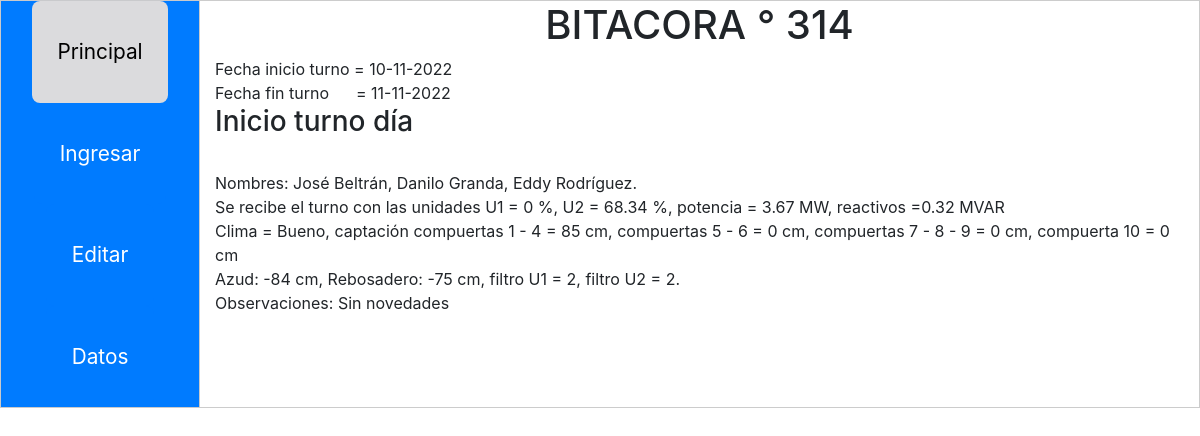
The page / on the database its author committed.
### tables this page shows
CREATE TABLE `crearturnodia` (
  `id` int(11) NOT NULL,
  `event` timestamp NOT NULL DEFAULT current_timestamp() ON UPDATE current_timestamp(),
  `fechaInicioTurno` varchar(10) NOT NULL,
  `fechaFinTurno` varchar(10) NOT NULL,
  `horaInicioTurno` varchar(10) NOT NULL,
  `horaFinTurno` varchar(10) NOT NULL,
  `clima` varchar(10) NOT NULL,
  `numeroBitacora` int(10) NOT NULL,
  `horaRecibeTurno` varchar(10) NOT NULL,
  `nombres` text NOT NULL,
  `potencia` varchar(10) NOT NULL,
  `reactivos` varchar(10) NOT NULL,
  `alabesU1` varchar(10) NOT NULL,
  `alabesU2` varchar(10) NOT NULL,
  `filtroU1` int(11) NOT NULL,
  `filtroU2` int(11) NOT NULL,
  `c1c4` varchar(10) NOT NULL,
  `c5c6` varchar(10) NOT NULL,
  `c7c9` varchar(10) NOT NULL,
  `c10` varchar(10) NOT NULL,
  `observaciones` text NOT NULL,
  `turnoCreado` varchar(4) DEFAULT NULL,
  `azud` varchar(10) DEFAULT NULL,
  `rebosadero` varchar(10) DEFAULT NULL
);

### Funciones/funciones.php (called while the page is built, shortened)
<?php
function nombresFormato($aux){
  $aux = trim($aux);
  $variable ="";
  if(substr_count($aux, ',') != 0)
  {
    for($i = 0; $i<substr_count($aux, ','); $i++)
    {
      $variable = str_replace(",",", ",$aux);
      $aux = $variable ;
    }
    return textCorrect($variable);
  }
}
function textCorrect($text){
    $textTim = trim($text);
    $ultimaLetra = substr($textTim, -1);
    if($ultimaLetra === ",")
    {
      return substr($textTim,0, -1).".";
    }
    else
    {
      return $textTim.".";
    }
}
function getDateFun($condicion,$sumarDias){
  $validarDia = intval(date('d')+$sumarDias);
  if($validarDia <= 9){
    $dia = "0".$validarDia;
  }
  else
  {
    $dia = $validarDia;
  }
    if($condicion)
    {
      $fechaComparar  = $dia ."-".date('m')."-".date('Y');
    }
    else
    {
      $fechaComparar  = intval(date('d')) ."-".date('m')."-".date('Y');
    }
    return $fechaComparar;
}
?>

### index.php (the view, shortened to what this page needs)
<!DOCTYPE html>
<html>
<head>
    <link rel="stylesheet" href="https://unpkg.com/gijgo@1.9.13/css/gijgo.min.css" type="text/css" />
    <link rel="stylesheet" href="https://maxcdn.bootstrapcdn.com/bootstrap/4.0.0/css/bootstrap.min.css">
    <link rel="stylesheet" type="text/css" href="Estilos/style.css">
    <link href="https://cdn.jsdelivr.net/gh/gitbrent/bootstrap4-toggle@3.6.1/css/bootstrap4-toggle.min.css" rel="stylesheet">
    <link rel="stylesheet" href="https://stackpath.bootstrapcdn.com/bootstrap/4.3.1/css/bootstrap.min.css">
</head>
<body>
    <div class="container-fluid">
        <div class="divPrincipal">
            <div class="row">
                <div class="tab col-2 d-flex ">
                    <button class="tablinks" onclick="openMenu(event, 'Principal')" id="defaultOpen">Principal</button>
                    <button class="tablinks" onclick="openMenu(event, 'Ingresar')">Ingresar</button>
                    <button class="tablinks" onclick="openMenu(event, 'Editar')">Editar</button>
                    <button class="tablinks" onclick="openMenu(event, 'Datos')">Datos</button>
                </div>
                <div id="Principal" class="tabcontent col-10">
                    <?php
                    require_once('Funciones/funciones.php');
                    include('./conexionBaseDatos/connexionCrearTurno.php');
                    include('./conexionBaseDatos/conexionDia.php');
                    $resultadoBaseDatos = $conexionCrearTurno->query("SELECT * FROM crearturnodia WHERE id=(SELECT MAX(id) FROM crearturnodia)");
                    $row = $resultadoBaseDatos->fetch_assoc();
                    $numeroBitacora = $row['numeroBitacora'];
                    $yearDate = date('Y');
                    $aux = $row['nombres'];
                    $resultadoBaseDatosFinal = $conexionTurnoDia->query("SELECT * FROM finturnonoche WHERE (numBitacora ='$numeroBitacora' AND YEAR(event)='$yearDate')");
                    $fila = $resultadoBaseDatosFinal->fetch_assoc();
                    $turnoNoche = isset($fila['guardarTurno']);
                    $primerTurnoCreado = $row['turnoCreado'];
                    $fechaInicioTurnoBaseDatos = $row['fechaInicioTurno'];
                    $fechaFinalTurnoBaseDatos = $row['fechaFinTurno'];
                    $fechaInicioServidor  = getDateFun(true, 0);
                    $condicionUno         = ($fechaInicioServidor === $fechaInicioTurnoBaseDatos || $fechaInicioServidor === $fechaFinalTurnoBaseDatos) && $turnoNoche != 'Fin';
                    if ($condicionUno && $primerTurnoCreado === 'Ok' && $primerTurnoCreado === 'Ok') {
                        echo "<center><h1>BITACORA ° " . $numeroBitacora . "</h1></center>";
                        echo ("Fecha inicio turno  = " . $row['fechaInicioTurno'] . "<br> Fecha fin turno &nbsp;&nbsp;&nbsp;&nbsp; = " . $row['fechaFinTurno']);
                        echo ("<h3>Inicio turno día</h3>");
                        echo ("<br> Nombres: " . nombresFormato($aux) . "<br> Se recibe el turno con las unidades U1 = " . $row['alabesU1'] .
                            " %, U2 = " . $row['alabesU2'] . " %, potencia = " . $row['potencia'] . " MW, reactivos =" . $row['reactivos'] .
                            " MVAR<br> Clima = " . $row['clima'] . ", captación compuertas 1 - 4 = " . $row['c1c4']) . " cm, compuertas 5 - 6 = "
                            . $row['c5c6'] . " cm, compuertas 7 - 8 - 9 = " . $row['c7c9'] . " cm, compuerta 10 = " . $row['c10'] . " cm<br> Azud: "
                            . $row['azud'] . " cm, Rebosadero: " . $row['rebosadero'] . " cm, filtro U1 = " . $row['filtroU1'] . ", filtro U2 = " . $row['filtroU2'] . ". <br> Observaciones: " . $row['observaciones'];
                    } else {
                        echo "<center><h1> CREAR BITACORA </h1></center>";
                    }
                    ?>
                </div>
            </div>
        </div>
    </div>
</body>
</html>

### Estilos/style.css (style rules this page uses)
* { box-sizing: border-box; font-size: 16px; }
body { margin: 0; }
.tab { border: 0.1rem solid rgb(201, 202, 204); background-color: #007bff; display: flex; flex-direction: column; align-items: center; justify-content: flex-start; }
.tab button { background-color: inherit; color: white; padding: 2.2rem 1.6rem; border: none; outline: none; cursor: pointer; transition: 0.3s; font-size: 1.3rem; border-radius: 0.5rem; }
.tab button.active { background-color: rgb(219, 219, 221); color: black; border: none; outline: none; }
.tabcontent { float: left; border: 0.1rem solid #ccc; border-left: none; }

### rows shown on the page
crearturnodia: numeroBitacora "314", fechaInicioTurno "10-11-2022", fechaFinTurno "11-11-2022", nombres "José Beltrán, Danilo Granda, Eddy Rodríguez.", alabesU1 "0", alabesU2 "68.34", potencia "3.67", reactivos "0.32", clima "Bueno", c1c4 "85", c5c6 "0", c7c9 "0", c10 "0", azud "-84", rebosadero "-75", filtroU1 "2", filtroU2 "2", observaciones "Sin novedades"
